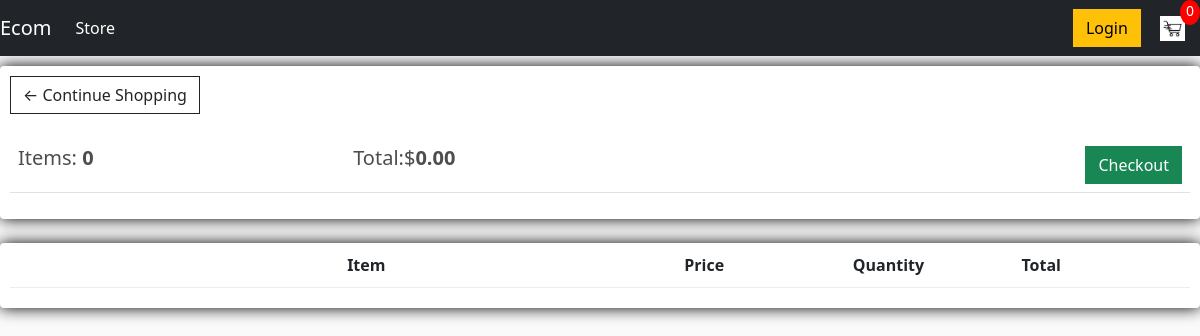
The page /cart/ (signed in) on the database as committed earlier.
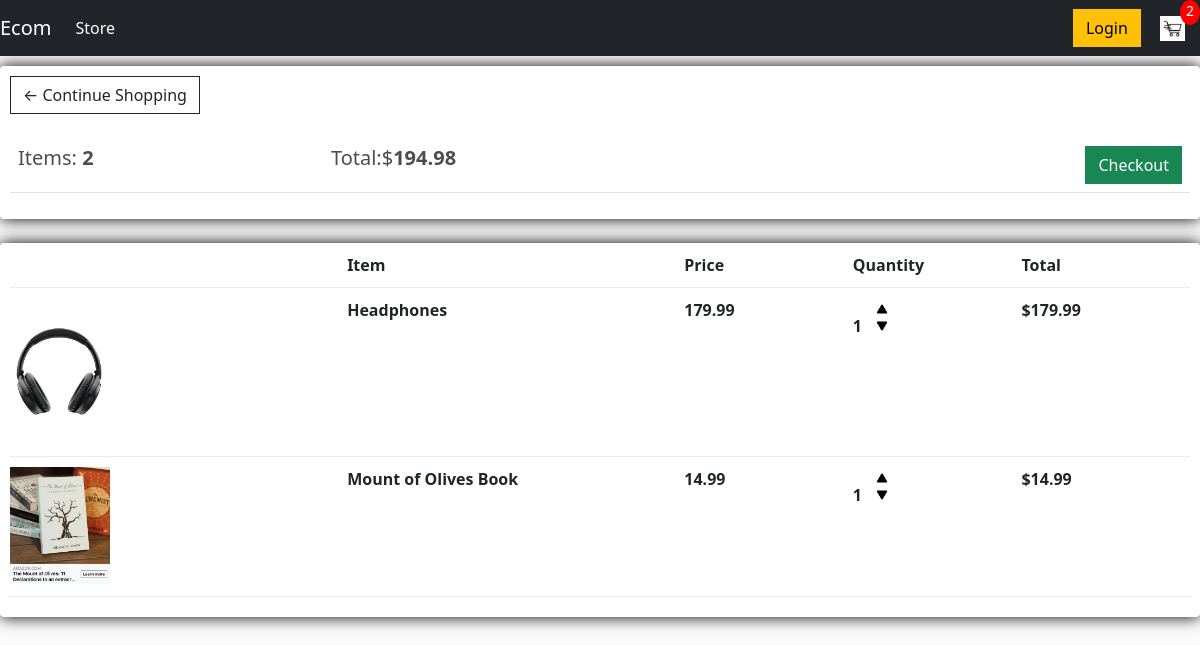
The same page on the database as committed later.
### store/models.py (models this page shows, shortened)
class Order(models.Model):
    customer = models.ForeignKey(Customer, on_delete = models.SET_NULL, blank = True, null = True)
    date_ordered = models.DateTimeField(auto_now_add=True)
    complete = models.BooleanField(default=False, null = True, blank =False)
    transaction_id =models.CharField(max_length=255,null=True)
    @property
    def get_cart_total(self):
        orderitems = self.orderitem_set.all()
        total = sum([item.get_total for item in orderitems])
        return total
    @property
    def get_cart_items(self):
        orderitems = self.orderitem_set.all()
        total = sum([item.quantity for item in orderitems])
        return total

class OrderItem(models.Model):
    product = models.ForeignKey(Product, on_delete=models.SET_NULL, null=True)
    order = models.ForeignKey(Order, on_delete=models.SET_NULL, null=True)
    quantity = models.IntegerField(default=0, null=True, blank=True)
    date_added = models.DateTimeField(auto_now_add=True)
    @property
    def get_total(self):
        total = self.product.price * self.quantity
        return total

class Product(models.Model):
     name = models.CharField(max_length=255, null=True)
     price = models.FloatField()
     digital = models.BooleanField(default=False, null=True, blank=False)
     image = models.ImageField(null=True,blank=True)
     @property
     def imageURL(self):
        try:
             url=self.image.url
        except:
            url = ''
        return url

### store/views.py (the view)
# urls.py: path('cart/',views.cart, name = "cart"),
def cart(request):
    if request.user.is_authenticated:
        customer=request.user.customer
        order, created = Order.objects.get_or_create(customer=customer, complete=False)
        items=order.orderitem_set.all()
        cartItems = order.get_cart_items
    else:
        items = []
        order = {'get_cart_total': 0, 'get_cart_items': 0, 'shipping': False}
        cartItems = order['get_cart_items']
    context = {'items' : items, 'order': order, 'cartItems' : cartItems}
    return render(request,'store/cart.html', context)

### store/templates/store/cart.html
{% extends 'store/main.html' %}
{% load static %}
{% block content %}
<div class = "row">
    <div class ="col-lg-12">
        <div class ="box-element">
            <a class ="btn btn-outline-dark" href="{% url 'store' %}">&#x2190; Continue Shopping</a>
            <br>
            <br>
            <table class ="table">
                <tr>
                    <th><h5>Items: <strong>{{order.get_cart_items}}</strong></h5></th>
                    <th><h5>Total:$<strong>{{order.get_cart_total|floatformat:2}}</strong></h5></th>
                    <th>
                        <a style = "float: right;" class = " btn btn-success" href="{% url 'checkout' %}">Checkout</a>
                    </th>
                </tr>
            </table>
        </div>
        <br>
        <div class ="box-element">
            <div class = "cart-row">
                <div style="flex: 2;"></div>
                <div style="flex: 2;"><strong>Item</strong></div>
                <div style="flex: 1;"><strong>Price</strong></div>
                <div style="flex: 1;"><strong>Quantity</strong></div>
                <div style="flex: 1;"><strong>Total</strong></div>
            </div>
            {% for item in items %}
            <div class = "cart-row">
                <div style="flex: 2;"><img class = "row-image" src = "{{item.product.imageURL}}"> </div>
                <div style="flex: 2;"><strong>{{item.product.name}}</strong></div>
                <div style="flex: 1;"><strong>{{item.product.price|floatformat:2}}</strong></div>
                <div style="flex: 1;">
                    <p class = "quantity">{{item.quantity}}</p>
                    <div class = "quantity">
                        <img data-product={{item.product.id}} data-action="add" class = "chg-quantity update-cart" src="{% static 'images/arrow-up.png' %}">
                        <img data-product = {{item.product.id}} data-action="remove" class = "chg-quantity update-cart" src="{% static 'images/arrow-down.png' %}">
                    </div>
                </div>
                <div style="flex: 1;"><strong>${{item.get_total}}</strong></div>
            </div>
            {% endfor %}
        </div>
    </div>
</div>
{% endblock content %}

Rows that differ between the two databases and show on the page:
no longer on this page (row edited): Order: get_cart_items "0", get_cart_total "0.00"
added Order: get_cart_items "2", get_cart_total "194.98"
added OrderItem: product.imageURL (picture), product.name "Headphones", product.price "179.99", quantity "1", get_total "179.99"
added OrderItem: product.imageURL (picture), product.name "Mount of Olives Book", product.price "14.99", quantity "1", get_total "14.99"
Other text that changed with them:
{{ cartItems }}: "0" → "2"
